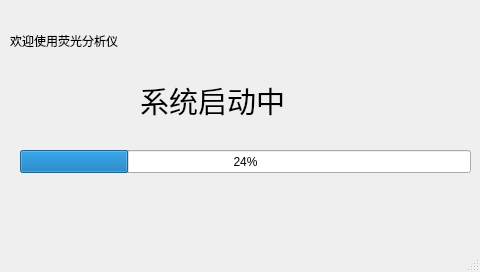
<?xml version="1.0" encoding="UTF-8"?>
<ui version="4.0">
 <class>MainWindow</class>
 <widget class="QMainWindow" name="MainWindow">
  <property name="geometry">
   <rect>
    <x>0</x>
    <y>0</y>
    <width>480</width>
    <height>272</height>
   </rect>
  </property>
  <property name="windowTitle">
   <string>MainWindow</string>
  </property>
  <widget class="QWidget" name="centralwidget">
   <widget class="QProgressBar" name="progressBar">
    <property name="geometry">
     <rect>
      <x>20</x>
      <y>150</y>
      <width>451</width>
      <height>23</height>
     </rect>
    </property>
    <property name="value">
     <number>24</number>
    </property>
   </widget>
   <widget class="QLabel" name="label">
    <property name="geometry">
     <rect>
      <x>140</x>
      <y>80</y>
      <width>191</width>
      <height>41</height>
     </rect>
    </property>
    <property name="font">
     <font>
      <family>Agency FB</family>
      <pointsize>22</pointsize>
     </font>
    </property>
    <property name="text">
     <string>系统启动中</string>
    </property>
   </widget>
   <widget class="QLabel" name="label_2">
    <property name="geometry">
     <rect>
      <x>10</x>
      <y>10</y>
      <width>161</width>
      <height>61</height>
     </rect>
    </property>
    <property name="text">
     <string>欢迎使用荧光分析仪</string>
    </property>
   </widget>
  </widget>
  <widget class="QMenuBar" name="menubar">
   <property name="geometry">
    <rect>
     <x>0</x>
     <y>0</y>
     <width>480</width>
     <height>23</height>
    </rect>
   </property>
  </widget>
  <widget class="QStatusBar" name="statusbar"/>
 </widget>
 <resources/>
 <connections/>
</ui>
